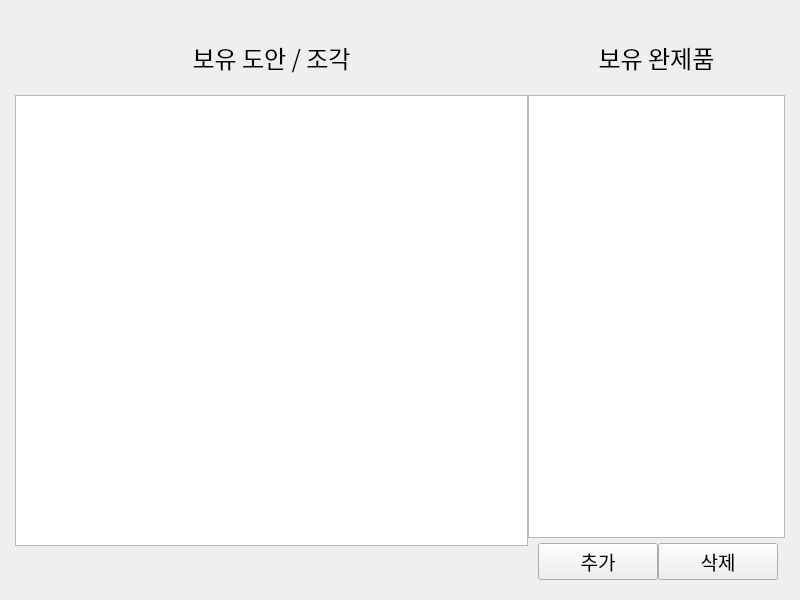
<?xml version="1.0" encoding="UTF-8"?>
<ui version="4.0">
 <class>page_equip_2</class>
 <widget class="QWidget" name="page_equip_2">
  <property name="geometry">
   <rect>
    <x>0</x>
    <y>0</y>
    <width>800</width>
    <height>600</height>
   </rect>
  </property>
  <property name="windowTitle">
   <string>Form</string>
  </property>
  <layout class="QVBoxLayout" name="verticalLayout_3">
   <property name="spacing">
    <number>0</number>
   </property>
   <property name="leftMargin">
    <number>15</number>
   </property>
   <property name="topMargin">
    <number>20</number>
   </property>
   <property name="rightMargin">
    <number>15</number>
   </property>
   <property name="bottomMargin">
    <number>20</number>
   </property>
   <item>
    <layout class="QHBoxLayout" name="horizontalLayout_3">
     <item>
      <widget class="QWidget" name="widget" native="true">
       <property name="sizePolicy">
        <sizepolicy hsizetype="Preferred" vsizetype="Preferred">
         <horstretch>2</horstretch>
         <verstretch>0</verstretch>
        </sizepolicy>
       </property>
       <layout class="QVBoxLayout" name="verticalLayout">
        <property name="spacing">
         <number>0</number>
        </property>
        <property name="leftMargin">
         <number>0</number>
        </property>
        <property name="topMargin">
         <number>0</number>
        </property>
        <property name="rightMargin">
         <number>0</number>
        </property>
        <property name="bottomMargin">
         <number>0</number>
        </property>
        <item>
         <spacer name="verticalSpacer_4">
          <property name="orientation">
           <enum>Qt::Vertical</enum>
          </property>
          <property name="sizeType">
           <enum>QSizePolicy::Fixed</enum>
          </property>
          <property name="sizeHint" stdset="0">
           <size>
            <width>20</width>
            <height>20</height>
           </size>
          </property>
         </spacer>
        </item>
        <item>
         <widget class="QLabel" name="label">
          <property name="font">
           <font>
            <family>ONE Mobile POP</family>
            <pointsize>18</pointsize>
           </font>
          </property>
          <property name="text">
           <string>보유 도안 / 조각</string>
          </property>
          <property name="alignment">
           <set>Qt::AlignCenter</set>
          </property>
         </widget>
        </item>
        <item>
         <spacer name="verticalSpacer_2">
          <property name="orientation">
           <enum>Qt::Vertical</enum>
          </property>
          <property name="sizeType">
           <enum>QSizePolicy::Fixed</enum>
          </property>
          <property name="sizeHint" stdset="0">
           <size>
            <width>20</width>
            <height>20</height>
           </size>
          </property>
         </spacer>
        </item>
        <item>
         <widget class="MaterialTableWidget" name="material_table">
          <property name="sizePolicy">
           <sizepolicy hsizetype="Expanding" vsizetype="Expanding">
            <horstretch>0</horstretch>
            <verstretch>0</verstretch>
           </sizepolicy>
          </property>
          <property name="font">
           <font>
            <family>ONE Mobile POP</family>
            <pointsize>12</pointsize>
           </font>
          </property>
         </widget>
        </item>
        <item>
         <spacer name="verticalSpacer_5">
          <property name="orientation">
           <enum>Qt::Vertical</enum>
          </property>
          <property name="sizeType">
           <enum>QSizePolicy::Fixed</enum>
          </property>
          <property name="sizeHint" stdset="0">
           <size>
            <width>20</width>
            <height>34</height>
           </size>
          </property>
         </spacer>
        </item>
       </layout>
      </widget>
     </item>
     <item>
      <widget class="QWidget" name="widget_2" native="true">
       <property name="sizePolicy">
        <sizepolicy hsizetype="Preferred" vsizetype="Preferred">
         <horstretch>1</horstretch>
         <verstretch>0</verstretch>
        </sizepolicy>
       </property>
       <layout class="QVBoxLayout" name="verticalLayout_2">
        <property name="spacing">
         <number>0</number>
        </property>
        <property name="leftMargin">
         <number>0</number>
        </property>
        <property name="topMargin">
         <number>0</number>
        </property>
        <property name="rightMargin">
         <number>0</number>
        </property>
        <property name="bottomMargin">
         <number>0</number>
        </property>
        <item>
         <spacer name="verticalSpacer_6">
          <property name="orientation">
           <enum>Qt::Vertical</enum>
          </property>
          <property name="sizeType">
           <enum>QSizePolicy::Fixed</enum>
          </property>
          <property name="sizeHint" stdset="0">
           <size>
            <width>20</width>
            <height>20</height>
           </size>
          </property>
         </spacer>
        </item>
        <item>
         <widget class="QLabel" name="label_2">
          <property name="font">
           <font>
            <family>ONE Mobile POP</family>
            <pointsize>18</pointsize>
           </font>
          </property>
          <property name="text">
           <string>보유 완제품</string>
          </property>
          <property name="alignment">
           <set>Qt::AlignCenter</set>
          </property>
         </widget>
        </item>
        <item>
         <spacer name="verticalSpacer_3">
          <property name="orientation">
           <enum>Qt::Vertical</enum>
          </property>
          <property name="sizeType">
           <enum>QSizePolicy::Fixed</enum>
          </property>
          <property name="sizeHint" stdset="0">
           <size>
            <width>20</width>
            <height>20</height>
           </size>
          </property>
         </spacer>
        </item>
        <item>
         <widget class="QTableWidget" name="bag_equip_table">
          <property name="font">
           <font>
            <family>ONE Mobile POP</family>
            <pointsize>12</pointsize>
           </font>
          </property>
         </widget>
        </item>
        <item>
         <spacer name="verticalSpacer_7">
          <property name="orientation">
           <enum>Qt::Vertical</enum>
          </property>
          <property name="sizeType">
           <enum>QSizePolicy::Fixed</enum>
          </property>
          <property name="sizeHint" stdset="0">
           <size>
            <width>20</width>
            <height>5</height>
           </size>
          </property>
         </spacer>
        </item>
        <item>
         <layout class="QHBoxLayout" name="horizontalLayout_2">
          <item>
           <spacer name="horizontalSpacer_4">
            <property name="orientation">
             <enum>Qt::Horizontal</enum>
            </property>
            <property name="sizeType">
             <enum>QSizePolicy::Expanding</enum>
            </property>
            <property name="sizeHint" stdset="0">
             <size>
              <width>40</width>
              <height>23</height>
             </size>
            </property>
           </spacer>
          </item>
          <item>
           <widget class="QPushButton" name="add_btn">
            <property name="sizePolicy">
             <sizepolicy hsizetype="Minimum" vsizetype="Fixed">
              <horstretch>0</horstretch>
              <verstretch>0</verstretch>
             </sizepolicy>
            </property>
            <property name="minimumSize">
             <size>
              <width>120</width>
              <height>0</height>
             </size>
            </property>
            <property name="font">
             <font>
              <family>ONE Mobile POP</family>
              <pointsize>14</pointsize>
             </font>
            </property>
            <property name="text">
             <string>추가</string>
            </property>
           </widget>
          </item>
          <item>
           <widget class="QPushButton" name="delete_btn">
            <property name="sizePolicy">
             <sizepolicy hsizetype="Minimum" vsizetype="Fixed">
              <horstretch>0</horstretch>
              <verstretch>0</verstretch>
             </sizepolicy>
            </property>
            <property name="minimumSize">
             <size>
              <width>120</width>
              <height>0</height>
             </size>
            </property>
            <property name="font">
             <font>
              <family>ONE Mobile POP</family>
              <pointsize>14</pointsize>
             </font>
            </property>
            <property name="text">
             <string>삭제</string>
            </property>
           </widget>
          </item>
          <item>
           <spacer name="horizontalSpacer_5">
            <property name="orientation">
             <enum>Qt::Horizontal</enum>
            </property>
            <property name="sizeHint" stdset="0">
             <size>
              <width>37</width>
              <height>23</height>
             </size>
            </property>
           </spacer>
          </item>
         </layout>
        </item>
       </layout>
      </widget>
     </item>
    </layout>
   </item>
  </layout>
 </widget>
 <customwidgets>
  <customwidget>
   <class>MaterialTableWidget</class>
   <extends>QTableWidget</extends>
   <header>widgets/wrapper/misc.h</header>
  </customwidget>
 </customwidgets>
 <resources/>
 <connections/>
</ui>
